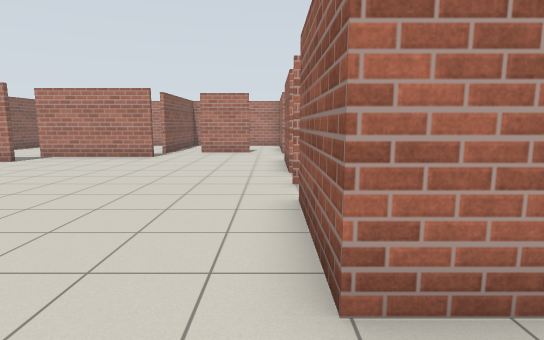
View 1 (above)

24 first-person views from a walk through a Gazebo world. The camera is 1.2 m above the floor, tilts 8° down and sees 80° across. The floor is counted in squares, 1 m on a side. Each view is taken from the middle of a square. On the plan, view 1 faces up. The plan holds only what a view shows up to about 13 squares ahead; the rest is blank. The place goes on beyond the plan.

View 2
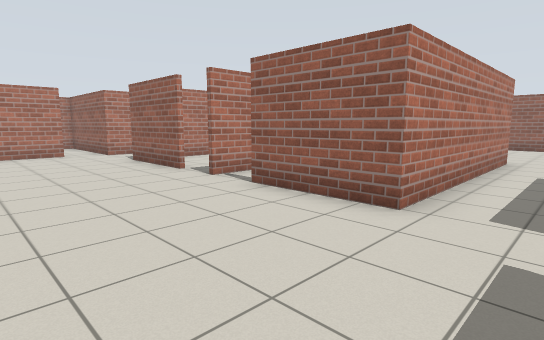

View 3
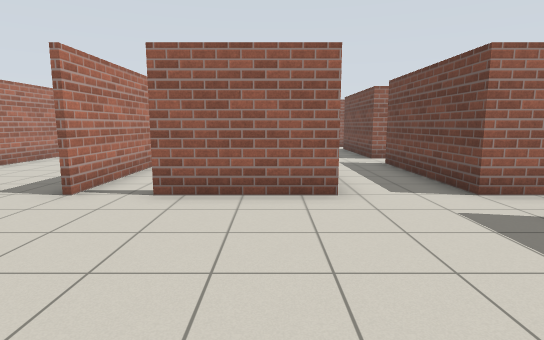

View 4
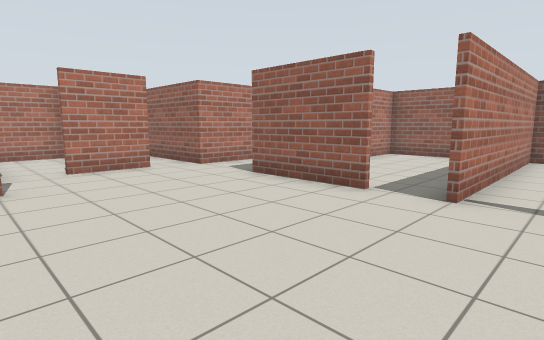

View 5
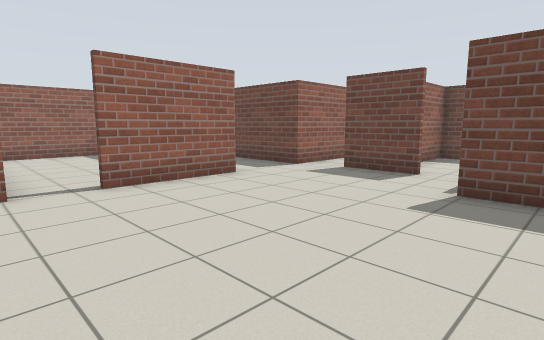

View 6
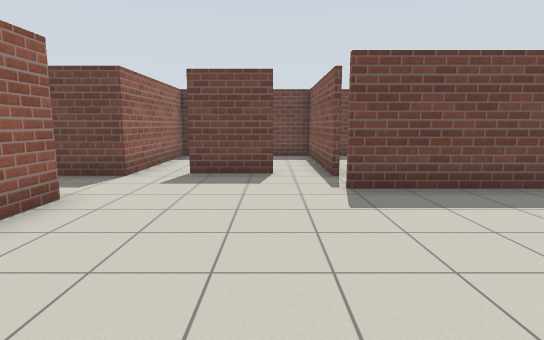

View 7
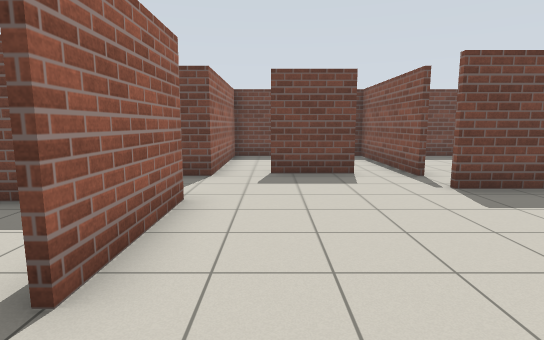

View 8
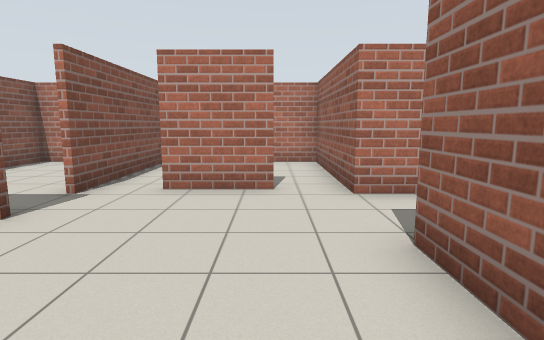

View 9
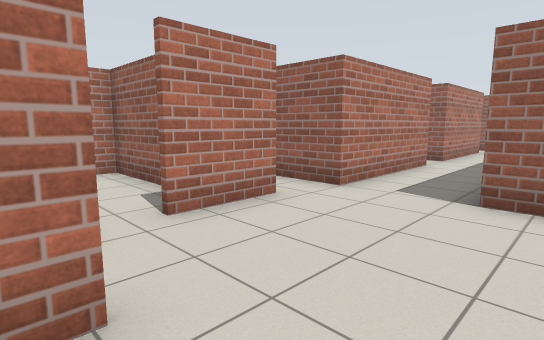

View 10
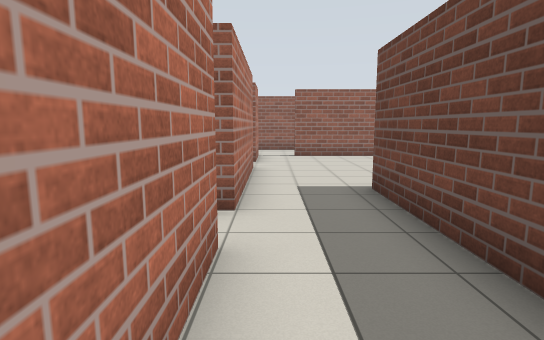

View 11
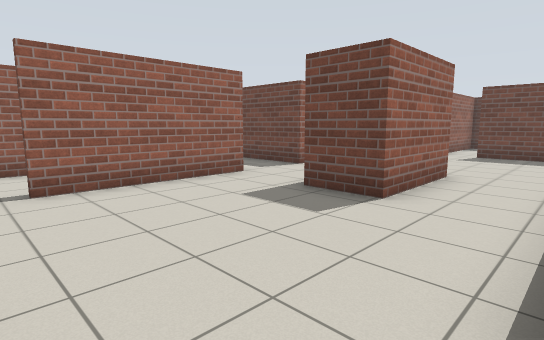

View 12
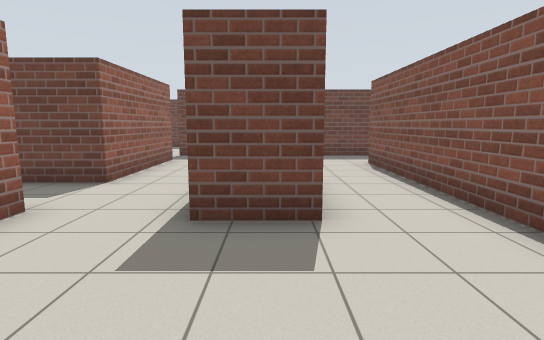

View 13
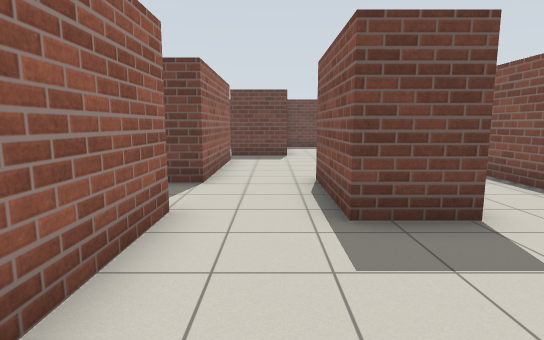

View 14
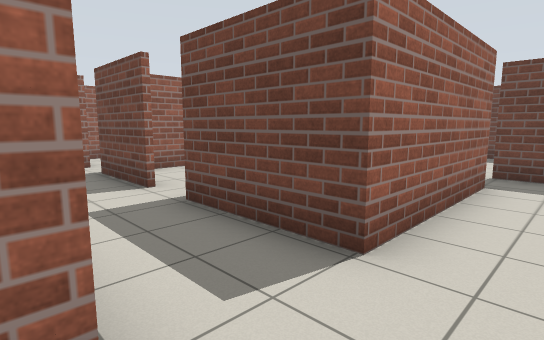

View 15
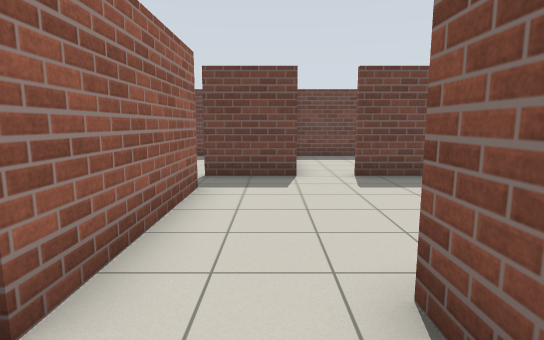

View 16
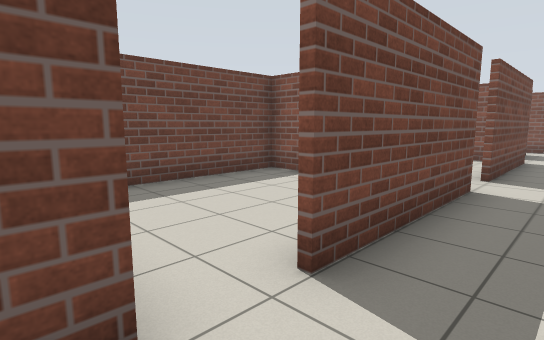

View 17
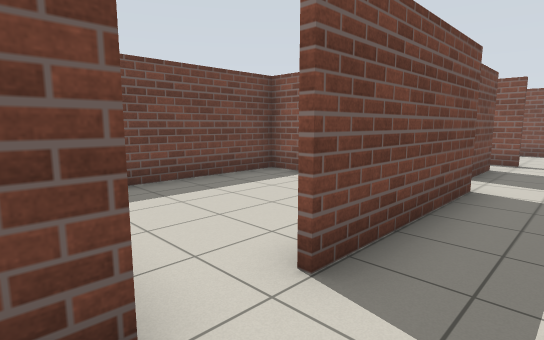

View 18
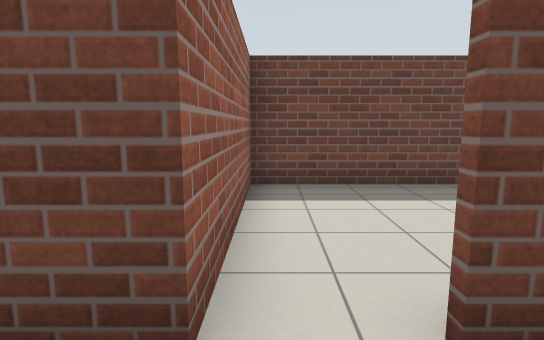

View 19
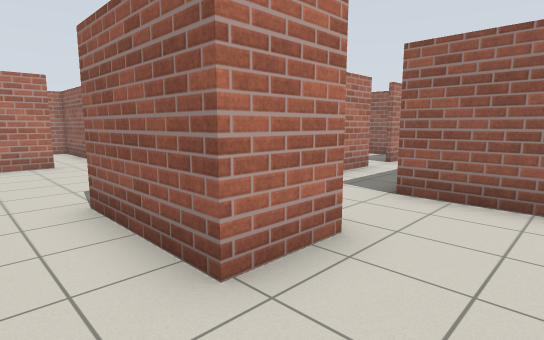

View 20
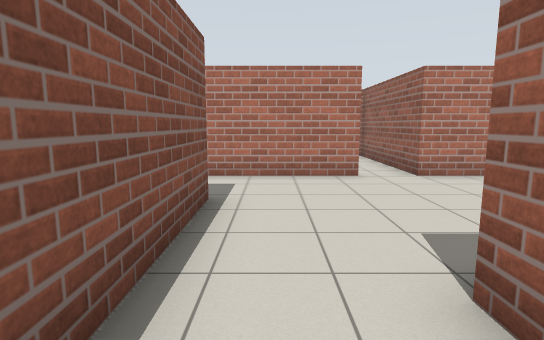

View 21
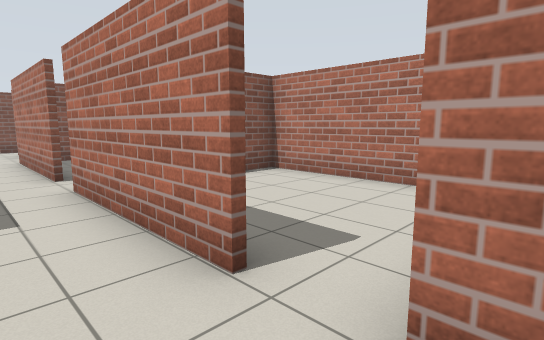

View 22
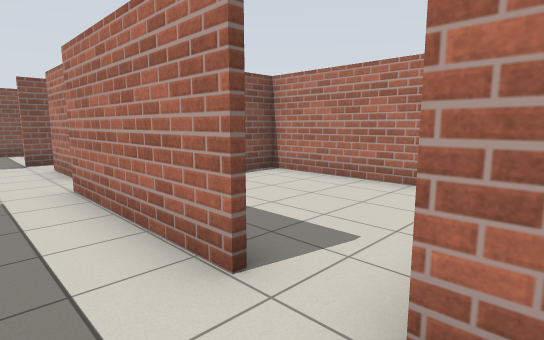

View 23
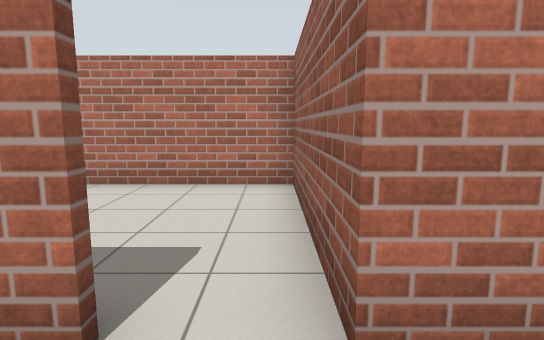

View 24
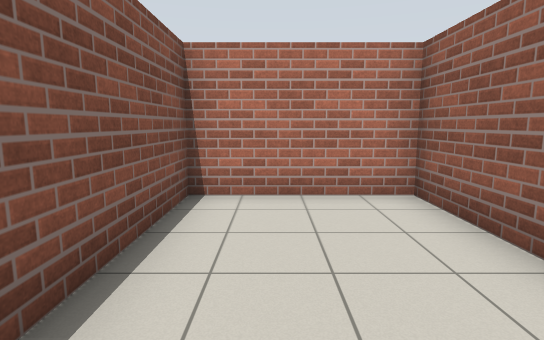

### Floor plan
Points are (right, up) in squares from view 1. A wall is a line through its corners. A room is listed if a view was taken in it or the views show most of it. See-through windows are left out.
Room 1 (views 1, 2, 3, 4, 5, 6, 7, 8, 9, 10, 18, 23)
walls: (0.4, 7.9) (0.4, 11.1); (-4.4, 12) (-8.5, 12); (-3.1, -0.9) (-0.9, -0.9); (0.4, -1.5) (0.4, -0.5) (5.1, -0.5); (4, 11.1) (6.5, 11.1); (-8.1, 1) (-4.4, 1); (-0.9, 13.9) (-3.1, 13.9); (6.5, 1.9) (0.4, 1.9) (0.4, 5.1); (5.1, 13.5) (0.4, 13.5)
ways out: opening at (7.5, 12.5) to room 2; opening at (7.5, 0.5) to room 4; opening at (-4, 13) to room 5; opening at (1, 6) to room 6; opening at (6, 14) to room 7; opening at (6, -1) to room 8; gap at (1, 8) to room 10; opening at (0, 14) to room 11; opening at (0, -2) to room 12; gap at (-3, 14) to room 13; opening at (-5, 0); gap at (-3, -1)
Room 2 (views 11, 12, 13, 20, 21, 22)
walls: (11.1, 13.5) (6.4, 13.5); (14.4, 8.5) (14.4, 12.1); (13.4, 13.5) (12.4, 13.5) (12.4, 14.5); (6.5, 11.1) (8, 11.1) (8, 4.4); (10.4, 4.9) (10.4, 8.1) (12, 8.1)
ways out: opening at (7.5, 12.5) to room 1; opening at (13.5, 8) to room 3; opening at (9.5, 5) to room 4; opening at (12, 14) to room 9; opening at (14, 13)
Room 3 (views 14, 15)
walls: (14.4, 7.5) (14.4, 8.5); (14.4, 4.4) (14.4, 5.4) (17.6, 5.4); (17.6, 7.6) (16.3, 7.6); (12, 8.1) (12, 4.9); (18.9, 5.4) (19.5, 5.4); (19.5, 7.6) (18.9, 7.6)
ways out: opening at (13.5, 8) to room 2; opening at (13.5, 5) to room 4; gap at (19, 5); gap at (19, 8)
Room 4 (views 16, 17, 19)
walls: (12.4, -0.5) (14.6, -0.5); (12, 4.9) (10.4, 4.9); (14.4, 0.7) (14.4, 4.4); (8, 4.4) (8, 1.9) (6.5, 1.9); (6.4, -0.5) (11.1, -0.5)
ways out: opening at (7.5, 0.5) to room 1; opening at (9.5, 5) to room 2; opening at (13.5, 5) to room 3; opening at (12, -1); opening at (15, 0)
Room 5 (view 24)
walls: (-4.6, 15.8) (-4.6, 18.4) (-8.4, 18.4) (-8.4, 13.3)
ways out: opening at (-4, 13) to room 1
Room 6 (no view inside)
walls: (2.9, 2) (3.4, 2); (7.8, 2.8) (7.8, 6.4) (0.4, 6.4)
ways out: opening at (1, 6) to room 1
Room 7 (no view inside)
walls: (6.4, 13.5) (6.4, 18.4); (0.6, 15) (0.6, 14.5); (6.9, 18.4) (1, 18.4); (0.6, 18.5) (0.6, 17.4)
ways out: opening at (6, 14) to room 1
Room 8 (no view inside)
walls: (6.4, -5.5) (6.4, -0.5); (0.6, -4.4) (0.6, -5.5); (1, -5.4) (6.9, -5.4)
ways out: opening at (6, -1) to room 1
Room 9 (no view inside)
walls: (12.4, 14.5) (12.4, 18.4) (6.9, 18.4); (6.6, 18.5) (6.6, 17.4)
ways out: opening at (12, 14) to room 2
Room 10 (no view inside)
walls: (7.8, 8.6) (7.8, 11) (2.3, 11)
ways out: gap at (1, 8) to room 1
Room 11 (no view inside)
walls: (0.4, 13.5) (0.4, 18.5); (1, 18.4) (-1, 18.4)
ways out: opening at (0, 14) to room 1
Room 12 (no view inside)
walls: (-1, -5.4) (1, -5.4); (0.4, -5.5) (0.4, -1.5)
ways out: opening at (0, -2) to room 1
Room 13 (no view inside)
walls: (-2.1, 16) (-2.1, 18.4) (-3.9, 18.4); (-4.4, 18.1) (-4.4, 13.5)
ways out: gap at (-3, 14) to room 1

Where each view was taken, in squares from view 1:
view 1: 0 up, 0 right, facing up
view 2: 0 up, 4 left, facing up-right
view 3: 3 up, 5 left, facing right
view 4: 5 up, 5 left, facing up-right
view 5: 7 up, 6 left, facing down-right
view 6: 7 up, 3 left, facing down
view 7: 7 up, 1 left, facing down
view 8: 8 up, 1 left, facing up
view 9: 10 up, 5 left, facing up-right
view 10: 13 up, 2 right, facing right
view 11: 13 up, 8 right, facing down-right
view 12: 12 up, 11 right, facing down
view 13: 12 up, 13 right, facing down
view 14: 8 up, 13 right, facing down-right
view 15: 7 up, 13 right, facing down
view 16: 1 up, 13 right, facing down-left
view 17: 1 up, 7 right, facing down-left
view 18: 1 up, 6 right, facing down
view 19: 3 up, 9 right, facing up-right
view 20: 6 up, 9 right, facing up
view 21: 12 up, 13 right, facing up-left
view 22: 12 up, 7 right, facing up-left
view 23: 12 up, 6 right, facing up
view 24: 13 up, 7 left, facing up
